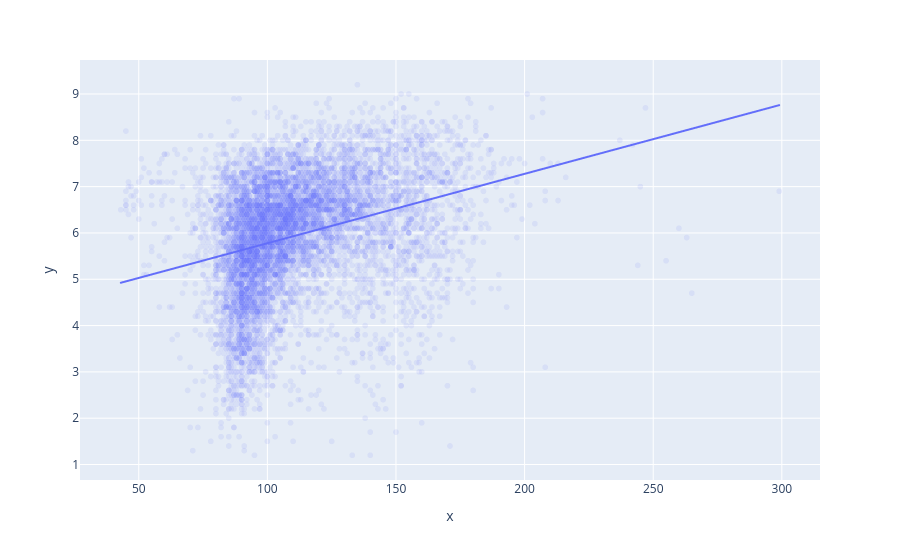

This figure's notebook cell:
### Code cell
px.scatter(x=X, y=Y, opacity=0.1, trendline="ols")

### Figure 1 — Plotly figure (JSON) as saved in the notebook; plotly's stock layout.template omitted (floating-point values rounded to 4 significant figures; data arrays with more than 128 entries replaced by an {"elided": "..."} marker saying what was removed)
{"data": [{"hovertemplate": "x=%{x}<br>y=%{y}<extra></extra>", "legendgroup": "", "marker": {"color": "#636efa", "opacity": 0.1, "symbol": "circle"}, "mode": "markers", "name": "", "showlegend": false, "type": "scattergl", "x": {"elided": "7855 int values"}, "xaxis": "x", "y": {"elided": "7855 float values"}, "yaxis": "y"}, {"hovertemplate": "<b>OLS trendline</b><br>y = 0.0149832 * x + 4.27959<br>R<sup>2</sup>=0.092213<br><br>x=%{x}<br>y=%{y} <b>(trend)</b><extra></extra>", "legendgroup": "", "marker": {"color": "#636efa", "symbol": "circle"}, "mode": "lines", "name": "", "showlegend": false, "type": "scattergl", "x": {"elided": "7855 int values"}, "xaxis": "x", "y": {"elided": "7855 float values"}, "yaxis": "y"}], "layout": {"legend": {"tracegroupgap": 0}, "margin": {"t": 60}, "xaxis": {"anchor": "y", "domain": [0, 1], "title": {"text": "x"}}, "yaxis": {"anchor": "x", "domain": [0, 1], "title": {"text": "y"}}}}
